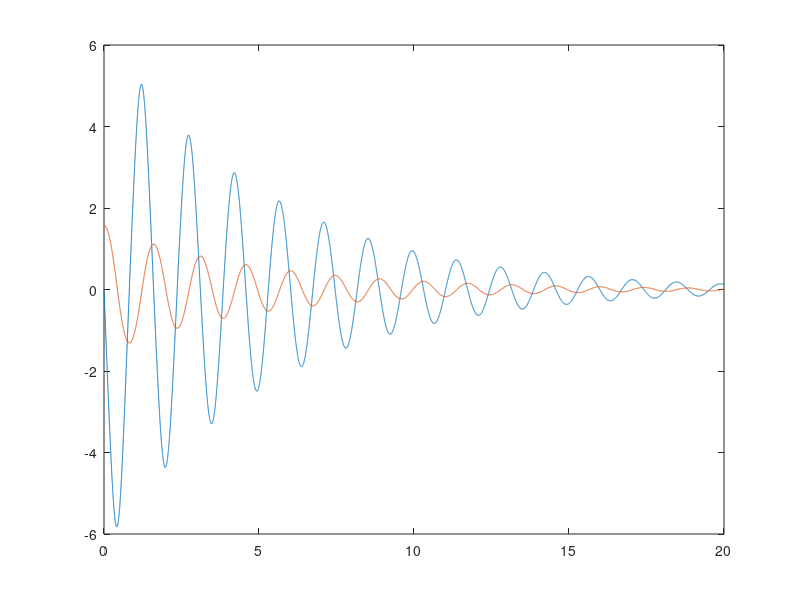

Here is the MATLAB script that generated this plot:



% setze schrittweite
h = 0.1^3;

duration=20;

n = floor(duration/h);


% setze startwerte
q0 = [ 0.0  pi/2 ];

if exist('alpha0') && exist('omega0')
	q0 = [ omega0 alpha0 ];
end

% setze konstanten
g = 9.81;
r = .5;

if ~exist('c_1')
	c_1 = g/r;
end

if ~exist('c_r')
	c_r = 0.4045;
end


q_data = zeros(n, 2);


% setze q0 ein
q_data(1,1) = q0(1);
q_data(1,2) = q0(2);

for i=2:n
	% q(t+h) = q'*h + q(t)
	% lade q(t)
	old_q = q_data(i-1,:);
	omega = old_q(1);
	alpha = old_q(2);

	% berechne q't()
	q_derivative = [ -c_1* sin(alpha) - c_r * omega  omega ];

	new_q = q_derivative*h + old_q;

	q_data(i,:) = new_q;

end

times = h*(1:n) - h;


figure(1);
plot(times, q_data);
